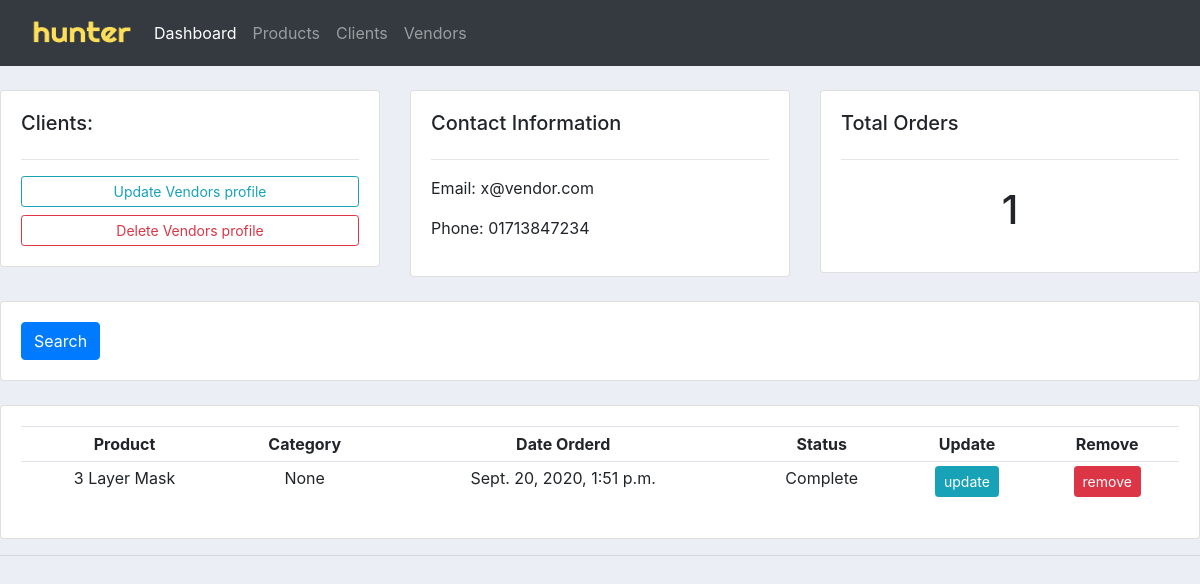
/vprofile/1/, run on an earlier commit of the app's database.
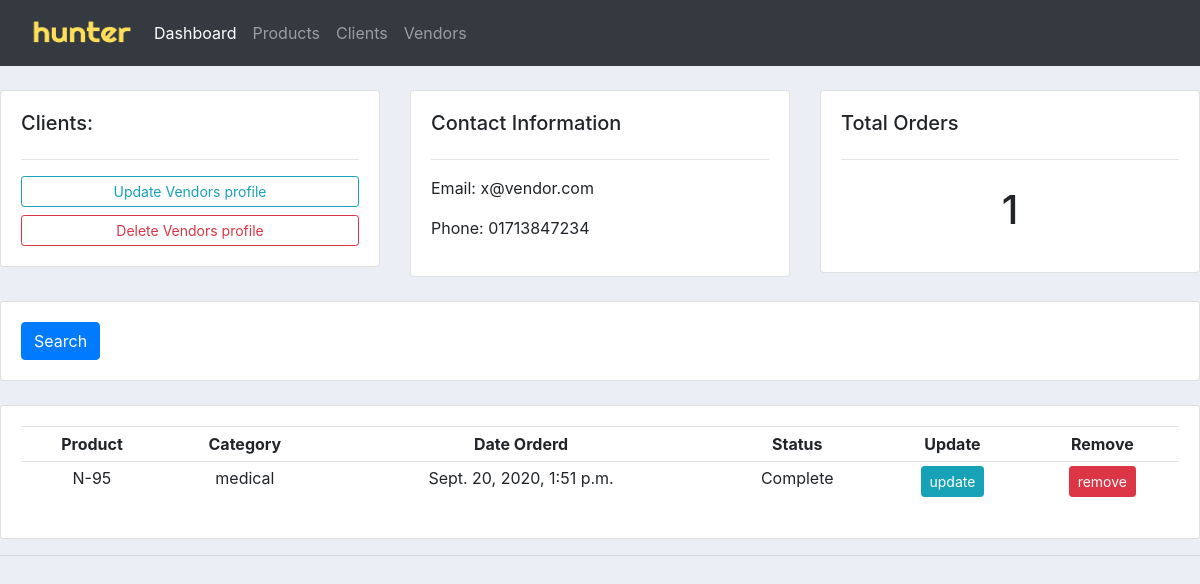
And on a later commit of the database.
### accounts/models.py (models this page shows, shortened)
class Vendor_Order(models.Model):
    STATUS =(
    ('Complete','Complete'),('Pending','Pending'),
    )
    product = models.ForeignKey(Product, null=True, on_delete = models.SET_NULL)
    vendor = models.ForeignKey(Vendor, null=True, on_delete = models.SET_NULL)
    quantity = models.IntegerField(null=True)
    status = models.CharField(max_length=50, null=True, choices=STATUS)
    date_created = models.DateTimeField(auto_now_add=True, null=True)

class Product(models.Model):
    name = models.CharField(max_length=50, null=True)
    description = models.CharField(max_length=200, null=True)
    quantity = models.IntegerField(null=True)
    buy_Price = models.IntegerField(null=True)
    sell_Price = models.IntegerField(null=True)
    date_created = models.DateTimeField(auto_now_add=True, null=True)
    tags = models.ForeignKey(Tag, null=True, on_delete = models.SET_NULL)
    def __str__(self):
        return self.name

class Tag(models.Model):
	name = models.CharField(max_length=50, null=True)
	def __str__(self):
		return self.name

### accounts/views.py (the view)
# urls.py: path('vprofile/<str:pkey>/', views.vprofile,name='vprofile'),
def vprofile(request,pkey):
    vprofile = Vendor.objects.get(id=pkey)
    orders = vprofile.vendor_order_set.all()
    order_count = orders.count()
    context = {'vprofile':vprofile, 'orders':orders, 'order_count':order_count }
    return render(request,'accounts/vprofile.html',context)

### accounts/templates/accounts/vprofile.html
{%  extends 'accounts/main.html' %}
{% load static %}
{% block content %}
	<br>
<div class="row">
	<div class="col-md">
		<div class="card card-body">
			<h5>Clients:</h5>
			<hr>
			<a class="btn btn-outline-info  btn-sm btn-block" href="">Update Vendors profile</a>
			<a class="btn btn-outline-danger  btn-sm btn-block" href="">Delete Vendors profile</a>
		</div>
	</div>
	<div class="col-md">
		<div class="card card-body">
			<h5>Contact Information</h5>
			<hr>
			<p>Email: {{vprofile.email}}</p>
			<p>Phone: {{vprofile.phone}}</p>
		</div>
	</div>
	<div class="col-md">
		<div class="card card-body">
			<h5>Total Orders</h5>
			<hr>
			<h1 style="text-align: center;padding: 10px">{{order_count}}</h1>
		</div>
	</div>
</div>
<br>
<div class="row">
	<div class="col">
		<div class="card card-body">
			<form method="get">
		    <button class="btn btn-primary" type="submit">Search</button>
		  </form>
		</div>
	</div>
</div>
<br>
<div class="row text-center">
	<div class="col-md">
		<div class="card card-body">
			<table class="table table-sm">
				<tr>
					<th>Product</th>
					<th>Category</th>
					<th>Date Orderd</th>
					<th>Status</th>
					<th>Update</th>
					<th>Remove</th>
				</tr>
        {% for i in orders %}
        <tr>
          <td>{{i.product}}</td>
          <td>{{i.product.tags}}</td>
          <td>{{i.date_created}}</td>
          <td>{{i.status}}</td>
          <td><a href="" class="btn btn-sm btn-info">update</a></td>
          <td><a href="" class="btn btn-sm btn-danger">remove</a></td>
        </tr>
        {% endfor %}
			</table>
		</div>
	</div>
</div>
{% endblock %}

What changed in the data, as far as the page shows it:
changed Vendor_Order "Complete": product "3 Layer Mask" → "N-95"; product.tags "None" → "medical"
